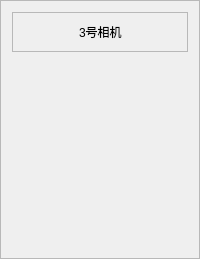
       <widget class="QFrame" name="frame_75">
        <property name="frameShape">
         <enum>QFrame::StyledPanel</enum>
        </property>
        <property name="frameShadow">
         <enum>QFrame::Raised</enum>
        </property>
        <layout class="QGridLayout" name="gridLayout_93">
         <item row="0" column="0">
          <widget class="QFrame" name="frame3">
           <property name="maximumSize">
            <size>
             <width>16777215</width>
             <height>70</height>
            </size>
           </property>
           <property name="frameShape">
            <enum>QFrame::StyledPanel</enum>
           </property>
           <property name="frameShadow">
            <enum>QFrame::Raised</enum>
           </property>
           <layout class="QGridLayout" name="gridLayout_82">
            <item row="0" column="0">
             <spacer name="horizontalSpacer_7">
              <property name="orientation">
               <enum>Qt::Horizontal</enum>
              </property>
              <property name="sizeHint" stdset="0">
               <size>
                <width>40</width>
                <height>20</height>
               </size>
              </property>
             </spacer>
            </item>
            <item row="0" column="1">
             <widget class="QLabel" name="label_117">
              <property name="text">
               <string>3号相机</string>
              </property>
             </widget>
            </item>
            <item row="0" column="2">
             <spacer name="horizontalSpacer_8">
              <property name="orientation">
               <enum>Qt::Horizontal</enum>
              </property>
              <property name="sizeHint" stdset="0">
               <size>
                <width>40</width>
                <height>20</height>
               </size>
              </property>
             </spacer>
            </item>
           </layout>
          </widget>
         </item>
         <item row="1" column="0">
          <spacer name="verticalSpacer_7">
           <property name="orientation">
            <enum>Qt::Vertical</enum>
           </property>
           <property name="sizeType">
            <enum>QSizePolicy::Expanding</enum>
           </property>
           <property name="sizeHint" stdset="0">
            <size>
             <width>20</width>
             <height>20</height>
            </size>
           </property>
          </spacer>
         </item>
         <item row="2" column="0">
          <widget class="QLabel" name="label3">
           <property name="minimumSize">
            <size>
             <width>0</width>
             <height>149</height>
            </size>
           </property>
           <property name="text">
            <string/>
           </property>
          </widget>
         </item>
         <item row="3" column="0">
          <spacer name="verticalSpacer_8">
           <property name="orientation">
            <enum>Qt::Vertical</enum>
           </property>
           <property name="sizeType">
            <enum>QSizePolicy::Expanding</enum>
           </property>
           <property name="sizeHint" stdset="0">
            <size>
             <width>20</width>
             <height>20</height>
            </size>
           </property>
          </spacer>
         </item>
        </layout>
       </widget>
